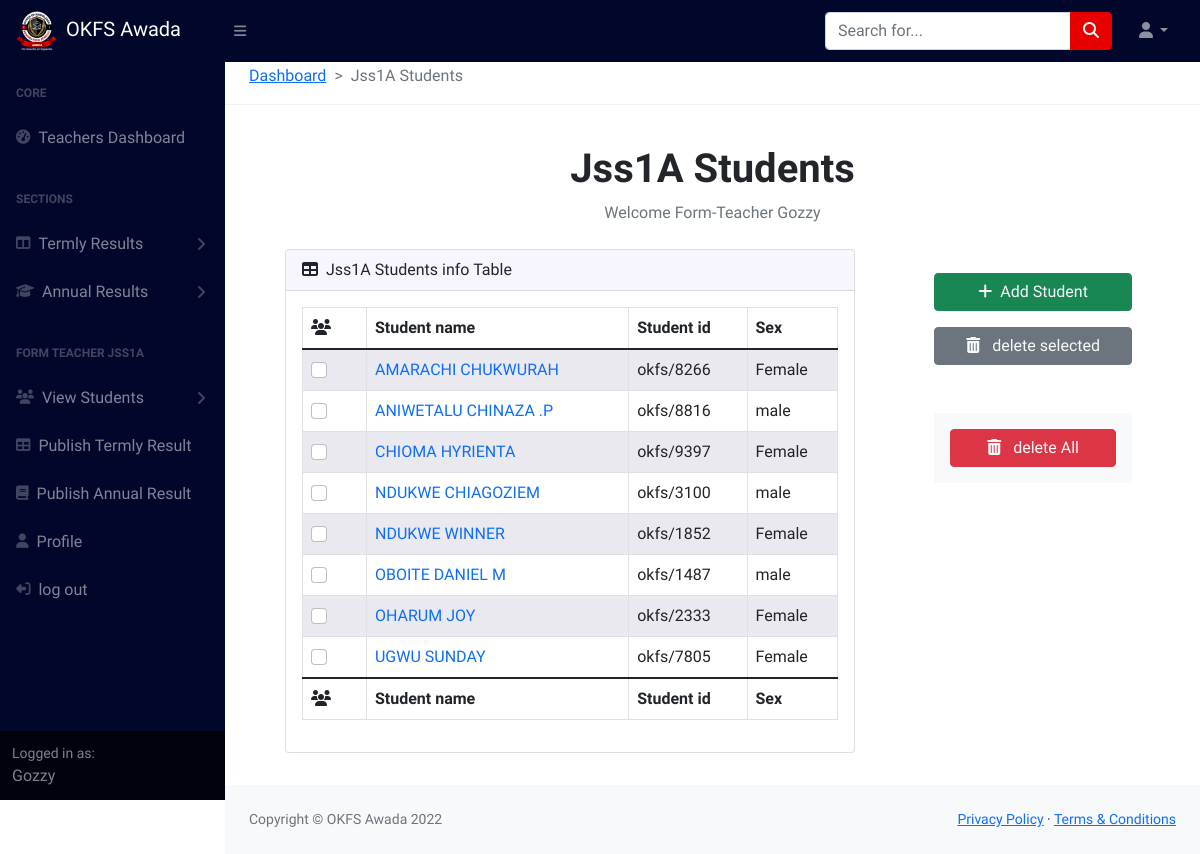
The app's page /TMS/Jss1A/1/Students/ (signed in) with its own data.
### TMS/models.py (models this page shows, shortened)
class Teacher(models.Model):
	user = models.OneToOneField(User, on_delete=models.CASCADE, default=2)
	FirstName= models.CharField(max_length= 200, blank=True,default='None')
	LastName= models.CharField(max_length= 200, blank=True, default='None')
	Phone_number= models.CharField(max_length= 200, blank=True)
	Email= models.EmailField(max_length= 200, blank=True)
	teachers_id=models.CharField(max_length= 200, blank=True)
	Role= models.CharField(max_length= 200, blank=True , default="Teacher",choices=ROLE_CHOICES )
	subjects_taught=models.ManyToManyField(Subject)
	classes_taught=models.ManyToManyField(Class,related_name='assigned_classes')
	classFormed = models.ForeignKey(Class,on_delete=models.CASCADE, blank=True, null=True )
	Headshot=models.ImageField(upload_to='assets/TeachersProfileimages', blank=True)

### SRMS/models.py (models this page shows, shortened)
class Class(models.Model):
	Class=models.CharField(max_length=120, blank=True)
	def __str__(self):
		return str(self.Class)

class StudentClassEnrollment(models.Model):
    student = models.ForeignKey(Students_Pin_and_ID, on_delete=models.CASCADE)
    student_class = models.ForeignKey(Class, on_delete=models.CASCADE)
    academic_session = models.ForeignKey(AcademicSession, on_delete=models.CASCADE)

class Students_Pin_and_ID(models.Model):
	SN=models.CharField(max_length=100, blank=True,null=True)
	student_Photo=models.ImageField(upload_to="assets/Students",blank=True,null=True)
	student_name=models.CharField(max_length=100, blank=True, default="No name",null=True)
	Sex=models.CharField(max_length=100, blank=True,null=True)
	student_id=models.CharField(max_length=100, blank=True,null=True)
	student_pin=models.CharField(max_length=100, blank=True,null=True)
	student_password=models.CharField(max_length=100, blank=True,null=True,default="No password")

### TMS/views/formteachersviews.py (the view)
# urls.py: path('<str:Classname>/<int:session_id>/Students/',Students_view , name='Students'),
@login_required
def Students_view(request, Classname, session_id):
    classobject = get_object_or_404(Class, Class=Classname)
    sessionobject = get_object_or_404(AcademicSession, id=session_id)
    sessions = AcademicSession.objects.all()
    students = StudentClassEnrollment.objects.filter(
        student_class=classobject, academic_session=sessionobject
    ).select_related("student").order_by("student__student_name")  # Sort by student name
    context = {
        "class": classobject,
        "session": sessionobject,
        "students": students,
        "sessions":sessions
    }
    return render(request, "students.html", context)

### TMS/templates/students.html (shortened to what this page needs)
{% extends 'Teachers_navbar.html' %} {% load static %} {% block content%}
<link
  href="https://cdn.jsdelivr.net/npm/simple-datatables@latest/dist/style.css"
  rel="stylesheet"
  type="text/css"
/>
<section class="py-2">
  <nav
    class="ms-4"
    style="--bs-breadcrumb-divider: '>'"
    aria-label="breadcrumb"
  >
    <ol class="breadcrumb">
      <li class="breadcrumb-item">
        <a href="{% url 'TMS:Teachers_dashboard' %}">Dashboard</a>
      </li>
      <li class="breadcrumb-item active" aria-current="page">
        {{ class.Class }} Students
      </li>
    </ol>
  </nav>
  <hr />
  <div class="container-fluid px-4">
    <div class="d-flex flex-column align-items-center justify-content-center">
      <h1 class="mt-4">{{ class.Class }} Students</h1>
      <ol class="breadcrumb mb-2">
        {% if teacher.FirstName == "None" %}
        <div>
          <a
            href="{% url 'TMS:profile' teacher.id %}"
            class="text-decoration-none"
          >
            edit your Teachers Profile to perform futher Action
          </a>
        </div>
        {% else %}
        <li class="breadcrumb-item active">
          Welcome Form-Teacher {{ request.user }}
        </li>
        {% endif %}
      </ol>
    </div>
    <div class="row justify-content-between mt-3 datacard px-2 px-md-5">
      <div class="col-md-8 mb-4 p-0">
        <div class="card">
          <div class="card-header">
            <i class="fas fa-table me-1"></i>
            {{ class.Class }} Students info Table
          </div>
          <div class="card-body">
            <div class="table-responsive">
              <table
                class="table table-bordered table-striped"
                id="datatablesSimple"
                width="100%"
                cellspacing="0"
              >
                <thead>
                  <tr>
                    <th><i class="fa-solid fa-users"></i></th>
                    <th>Student name</th>
                    <th>Student id</th>
                    <th>Sex</th>
                  </tr>
                </thead>
                <tfoot>
                  <tr>
                    <th><i class="fa-solid fa-users"></i></th>
                    <th>Student name</th>
                    <th>Student id</th>
                    <th>Sex</th>
                  </tr>
                </tfoot>
                <tbody>
                  {% for student in students %}
                  <tr>
                    <td class="id">
                      <input
                        class="form-check-input me-3"
                        type="checkbox"
                        value="{{ student.student.id }}"
                        id="selectstudentcheckbox"
                      />
                    </td>
                    <td class="name">
                      <a
                        class="editstudentinfo text-decoration-none"
                        style="cursor: pointer"
                        >{{ student.student.student_name }}</a
                      >
                    </td>
                    <td class="studentID">{{ student.student.student_id }}</td>
                    <td class="sex">{{ student.student.Sex }}</td>
                  </tr>
                  {% endfor %}
                </tbody>
              </table>
            </div>
          </div>
        </div>
      </div>
      <div class="col-md-3 ActionButtons mb-3 mb-md-0 p-2">
        <div
          class="my-2 mb-3 d-flex flex-column justify-content-center align-items-center"
        >
          <button
            id="addstudentbtn"
            type="button"
            class="w-100 btn btn-success text-light mb-3"
            data-bs-toggle="modal"
            data-bs-target="#AddandeditStudentModal"
          >
            <i class="fa-solid fa-plus me-2"></i>Add Student
          </button>
          <button
            id="removestudentsactionbtn"
            type="button"
            class="w-100 btn btn-secondary text-light mb-5"
            data-bs-toggle="modal"
            data-bs-target="#deletestudentModal"
          >
            <i class="fa-solid fa-trash-can me-2"></i> delete selected
          </button>
          <div
            id="removeallstudentactionbtn"
            class="w-100 p-2 pt-3 px-3 bg-light d-flex justify-content-center"
          >
            <button
              type="button"
              class="w-100 btn btn-danger text-light mb-2"
              data-bs-toggle="modal"
              data-bs-target="#deleteallstudentModal"
            >
              <i class="fa-solid fa-trash-can me-2"></i> delete All
            </button>
          </div>
        </div>
      </div>
    </div>
  </div>
</section>
{% endblock %}

### templates/Teachers_navbar.html (shortened to what this page needs)
{% load static %}
<!DOCTYPE html>
<html lang="en">
  <head>
    <link
      rel="stylesheet"
      href="https://cdnjs.cloudflare.com/ajax/libs/animate.css/4.1.1/animate.min.css"
    />
    <link
      href="https://cdn.jsdelivr.net/npm/bootstrap@5.0.2/dist/css/bootstrap.min.css"
      rel="stylesheet"
    />
    <link
      rel="stylesheet"
      href="https://cdn.jsdelivr.net/npm/bootstrap-icons@1.5.0/font/bootstrap-icons.css"
    />
    <link
      rel="stylesheet"
      href="https://cdnjs.cloudflare.com/ajax/libs/font-awesome/5.12.1/css/all.min.css"
    />
    <link
      rel="stylesheet"
      href="https://cdnjs.cloudflare.com/ajax/libs/font-awesome/6.1.1/css/all.min.css"
    />
    <link
      href="https://api.mapbox.com/mapbox-gl-js/v2.3.1/mapbox-gl.css"
      rel="stylesheet"
    />
    <link
      href="https://api.mapbox.com/mapbox-gl-js/v2.9.1/mapbox-gl.css"
      rel="stylesheet"
    />
    <link
      href="{% static 'css/Teachers_portal/styles.css' %}"
      rel="stylesheet"
    />
    <link
      rel="stylesheet"
      href="{% static 'css/Teachers_portal/Teachers_portal.css' %}"
    />
  </head>
  <body class="sb-nav-fixed">
    <nav class="sb-topnav navbar navbar-expand navbar-dark bg-dark">
      <a class="navbar-brand ps-3" href="{% url 'TMS:Teachers_dashboard' %}"
        ><img
          src="{% static 'OKFS.png' %}"
          alt=""
          class="me-2"
          style="width: 42px"
        />OKFS Awada</a
      >
      <button
        class="btn btn-link btn-sm order-1 order-lg-0 me-4 me-lg-0"
        id="sidebarToggle"
        href="#!"
      >
        <i class="fas fa-bars"></i>
      </button>
      <form
        class="d-none d-md-inline-block form-inline ms-auto me-0 me-md-3 my-3 my-md-4"
      >
        <div class="input-group">
          <input
            class="form-control"
            type="text"
            placeholder="Search for..."
            aria-label="Search for..."
            aria-describedby="btnNavbarSearch"
          />
          <button
            class="btn btn-warning text-light"
            id="btnNavbarSearch"
            type="button"
          >
            <i class="fas fa-search"></i>
          </button>
        </div>
      </form>
      <ul class="navbar-nav ms-auto ms-md-0 me-3 me-lg-4">
        <li class="nav-item dropdown">
          <a
            class="nav-link dropdown-toggle"
            id="navbarDropdown"
            href="#"
            role="button"
            data-bs-toggle="dropdown"
            aria-expanded="false"
            ><i class="fas fa-user fa-fw"></i
          ></a>
        </li>
      </ul>
    </nav>
    <div id="layoutSidenav">
      <div id="layoutSidenav_nav">
        <nav class="sb-sidenav accordion sb-sidenav-dark" id="sidenavAccordion">
          <div class="sb-sidenav-menu">
            <div class="nav">
              <div class="sb-sidenav-menu-heading">Core</div>
              <a class="nav-link" href="{% url 'TMS:Teachers_dashboard' %}">
                <div class="sb-nav-link-icon">
                  <i class="fas fa-tachometer-alt"></i>
                </div>
                Teachers Dashboard
              </a>
              <div class="sb-sidenav-menu-heading">SECTIONS</div>
              <a
                class="nav-link collapsed"
                href="#"
                data-bs-toggle="collapse"
                data-bs-target="#collapseLayouts"
                aria-expanded="false"
                aria-controls="collapseLayouts"
              >
                <div class="sb-nav-link-icon">
                  <i class="fas fa-columns"></i>
                </div>
                Termly Results
                <div class="sb-sidenav-collapse-arrow">
                  <i class="fas fa-angle-down"></i>
                </div>
              </a>
              <a
                class="nav-link collapsed"
                href="#"
                data-bs-toggle="collapse"
                data-bs-target="#collapseLayouts2"
                aria-expanded="false"
                aria-controls="collapseLayouts2"
              >
                <div class="sb-nav-link-icon">
                  <i class="fa-solid fa-graduation-cap"></i>
                </div>
                Annual Results
                <div class="sb-sidenav-collapse-arrow">
                  <i class="fas fa-angle-down"></i>
                </div>
              </a>
              {% if request.user.teacher.Role == 'Formteacher' %}
              <div class="sb-sidenav-menu-heading">
                FORM TEACHER {{ request.user.teacher.classFormed }}
              </div>
               <a
               class="nav-link collapsed"
               href="#"
               data-bs-toggle="collapse"
               data-bs-target="#collapseLayouts3"
               aria-expanded="false"
               aria-controls="collapseLayouts3"
             >
               <div class="sb-nav-link-icon">
                 <i class="fa-solid fa-users"></i>
               </div>
               View Students
               <div class="sb-sidenav-collapse-arrow">
                 <i class="fas fa-angle-down"></i>
               </div>
             </a>
              <a
                class="nav-link"
                href="{% url 'TMS:PublishResults' Classname=request.user.teacher.classFormed %}"
              >
                <div class="sb-nav-link-icon"><i class="fas fa-table"></i></div>
                Publish Termly Result
              </a>
              <a
                class="nav-link"
                href="{% url 'TMS:AnnualResults' Classname=request.user.teacher.classFormed %}"
              >
                <div class="sb-nav-link-icon"><i class="fa-solid fa-book"></i></div>
                Publish Annual Result
              </a>
              {% endif %}
              <a
                class="nav-link"
                href="{% url 'TMS:profile' id=request.user.teacher.id %}"
              >
                <div class="sb-nav-link-icon">
                  <i class="fas fa-solid fa-user"></i>
                </div>
                Profile
              </a>
              <a class="nav-link" href="{% url 'Accounts:logout'  %}">
                <div class="sb-nav-link-icon">
                  <i
                    class="fas fa-solid fa-right-from-bracket fa-flip-horizontal"
                  ></i>
                </div>
                log out
              </a>
            </div>
          </div>
          <div class="sb-sidenav-footer">
            <div class="small">Logged in as:</div>
            {{ request.user }}
          </div>
        </nav>
      </div>
      <div id="layoutSidenav_content">
        <main>{% block content%} {% endblock %}</main>
        <footer class="py-4 bg-light mt-auto">
          <div class="container-fluid px-4">
            <div
              class="d-flex align-items-center justify-content-between small"
            >
              <div class="text-muted">Copyright &copy; OKFS Awada 2022</div>
              <div>
                <a href="#">Privacy Policy</a>
                &middot;
                <a href="#">Terms &amp; Conditions</a>
              </div>
            </div>
          </div>
        </footer>
      </div>
    </div>
  </body>
</html>

### TMS/templates/students.html (style rules this page uses)
.table-bordered { border: 1px solid #dee2e6; }
.table-striped tbody tr:nth-of-type(odd) { background-color: rgb(209 201 243 / 19%); }

### records on screen
Class: Class "Jss1A"
StudentClassEnrollment: student.student_name "AMARACHI CHUKWURAH", student.student_id "okfs/8266", student.Sex "Female"
StudentClassEnrollment: student.student_name "ANIWETALU CHINAZA .P", student.student_id "okfs/8816", student.Sex "male"
StudentClassEnrollment: student.student_name "CHIOMA HYRIENTA", student.student_id "okfs/9397", student.Sex "Female"
StudentClassEnrollment: student.student_name "NDUKWE CHIAGOZIEM", student.student_id "okfs/3100", student.Sex "male"
StudentClassEnrollment: student.student_name "NDUKWE WINNER", student.student_id "okfs/1852", student.Sex "Female"
StudentClassEnrollment: student.student_name "OBOITE DANIEL M", student.student_id "okfs/1487", student.Sex "male"
StudentClassEnrollment: student.student_name "OHARUM JOY", student.student_id "okfs/2333", student.Sex "Female"
StudentClassEnrollment: student.student_name "UGWU SUNDAY", student.student_id "okfs/7805", student.Sex "Female"

### other values on screen
{{ request.user.teacher.classFormed }} "JSS1A"
{{ request.user }} "Gozzy"
